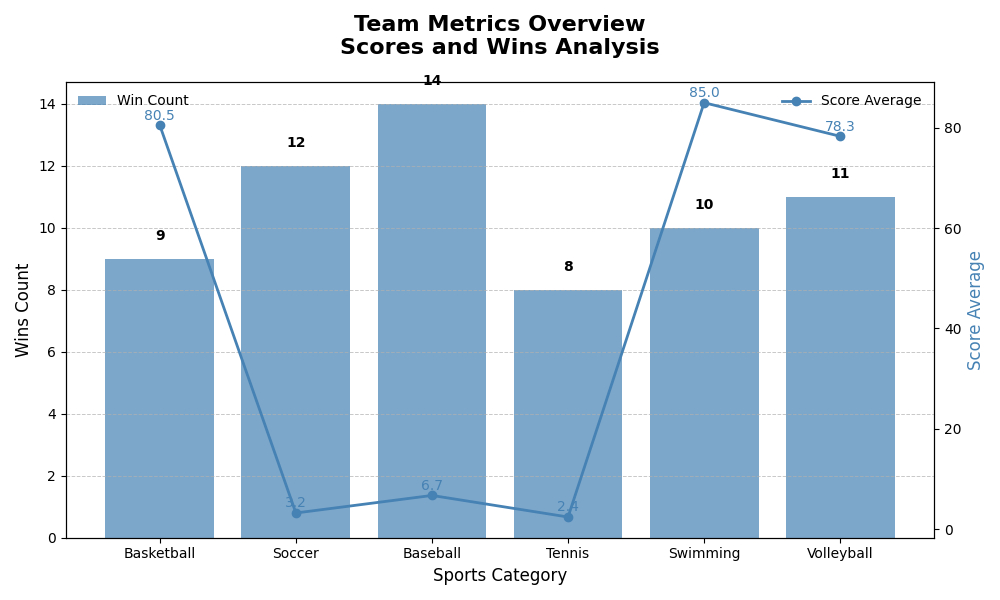

Here is the Python script that generated this plot:
import matplotlib.pyplot as plt

# Define sports categories and associated data
sports = ['Basketball', 'Soccer', 'Tennis', 'Baseball', 'Swimming', 'Volleyball']
wins = [9, 12, 8, 14, 10, 11]
avg_scores = [80.5, 3.2, 2.4, 6.7, 85.0, 78.3]

# Sorted data
sports_sorted = ['Basketball', 'Soccer', 'Baseball', 'Tennis', 'Swimming', 'Volleyball']
wins_sorted = [9, 12, 14, 8, 10, 11]
avg_scores_sorted = [80.5, 3.2, 6.7, 2.4, 85.0, 78.3]

# Create the figure and axis
fig, ax1 = plt.subplots(figsize=(10, 6))

# Bar chart for number of wins
bars = ax1.bar(sports_sorted, wins_sorted, color='#4682B4', alpha=0.7)

# Line plot for average scores
ax2 = ax1.twinx()
ax2.plot(sports_sorted, avg_scores_sorted, color='#4682B4', marker='o', linestyle='-', linewidth=2)

# Titles and labels
ax1.set_title('Team Metrics Overview\nScores and Wins Analysis', fontsize=16, fontweight='bold', pad=20)
ax1.set_xlabel('Sports Category', fontsize=12)
ax1.set_ylabel('Wins Count', fontsize=12)
ax2.set_ylabel('Score Average', fontsize=12, color='#4682B4')

# Annotating each bar with the number of wins
for bar in bars:
    yval = bar.get_height()
    ax1.text(bar.get_x() + bar.get_width() / 2, yval + 0.5, int(yval), ha='center', va='bottom', fontsize=10, fontweight='bold')

# Annotate each point with the average score
for i, value in enumerate(avg_scores_sorted):
    ax2.text(i, value + 0.5, f'{value}', color='#4682B4', fontsize=10, ha='center', va='bottom')

# Gridlines for readability
ax1.yaxis.grid(True, linestyle='--', linewidth=0.7, alpha=0.7)

# Legends
ax1.legend(['Win Count'], loc='upper left', frameon=False)
ax2.legend(['Score Average'], loc='upper right', frameon=False)

# Adjust layout
plt.tight_layout()

# Display the plot
plt.show()
